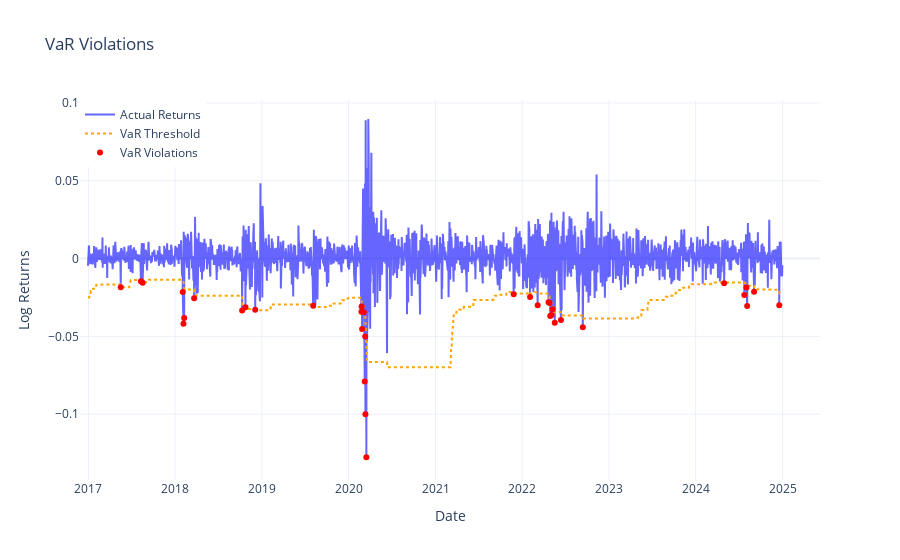

Here is the notebook cell this chart was saved with:
### Code cell
# Visualisation
import plots
plots.plot_var_violations(merged_df, var_col='VaR_99', predicted_col='log_returns')

### Figure 1 — Plotly figure (JSON) as saved in the notebook; plotly's stock layout.template omitted (floating-point values rounded to 4 significant figures; data arrays with more than 128 entries replaced by an {"elided": "..."} marker saying what was removed)
{"data": [{"line": {"color": "blue"}, "mode": "lines", "name": "Actual Returns", "opacity": 0.6, "type": "scatter", "x": {"elided": "2013 str values"}, "y": {"elided": "2013 float values"}}, {"line": {"color": "orange", "dash": "dot"}, "mode": "lines", "name": "VaR Threshold", "type": "scatter", "x": {"elided": "2013 str values"}, "y": {"elided": "2013 float values"}}, {"marker": {"color": "red", "size": 6, "symbol": "circle"}, "mode": "markers", "name": "VaR Violations", "type": "scatter", "x": ["2017-05-17T00:00:00", "2017-08-10T00:00:00", "2017-08-17T00:00:00", "2018-02-02T00:00:00", "2018-02-05T00:00:00", "2018-02-08T00:00:00", "2018-03-22T00:00:00", "2018-10-10T00:00:00", "2018-10-24T00:00:00", "2018-12-04T00:00:00", "2019-08-05T00:00:00", "2020-02-24T00:00:00", "2020-02-25T00:00:00", "2020-02-27T00:00:00", "2020-03-05T00:00:00", "2020-03-09T00:00:00", "2020-03-11T00:00:00", "2020-03-12T00:00:00", "2020-03-16T00:00:00", "2021-11-26T00:00:00", "2022-02-03T00:00:00", "2022-03-07T00:00:00", "2022-04-22T00:00:00", "2022-04-26T00:00:00", "2022-04-29T00:00:00", "2022-05-05T00:00:00", "2022-05-09T00:00:00", "2022-05-18T00:00:00", "2022-06-13T00:00:00", "2022-09-13T00:00:00", "2024-04-30T00:00:00", "2024-07-24T00:00:00", "2024-08-02T00:00:00", "2024-08-05T00:00:00", "2024-09-03T00:00:00", "2024-12-18T00:00:00"], "y": [-0.01835, -0.01458, -0.01556, -0.02144, -0.04184, -0.03826, -0.02548, -0.03342, -0.03135, -0.0329, -0.03023, -0.03409, -0.03075, -0.04517, -0.03451, -0.07901, -0.0501, -0.09994, -0.1277, -0.02299, -0.02469, -0.02996, -0.02813, -0.02855, -0.03696, -0.0363, -0.03256, -0.04123, -0.03954, -0.0442, -0.01586, -0.02342, -0.01855, -0.03043, -0.02138, -0.02994]}], "layout": {"hovermode": "x unified", "legend": {"x": 0, "y": 1}, "title": {"text": "VaR Violations"}, "xaxis": {"title": {"text": "Date"}}, "yaxis": {"title": {"text": "Log Returns"}}}}
